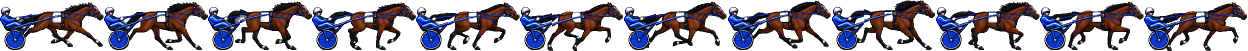
#> input picture mockups/pixel/fe12_cycle.png, 2496 x 101 px (shown at 1/2 size)
$ python hood_rigid.py
#> lines starting #> are read from the running program, lines starting #| are printed output that depends on the picture
"""One hood for every frame of the 208 runner cycle (then art/gear416.py doubles it for the 416 runner).

SpriteCook drew the hood afresh on each frame: the ears are covered on some frames and bare on others, and the back edge
sits anywhere from 30 to 40 pixels behind the nose, so in motion the hood grew down the neck and shrank back. Here one
well-drawn frame (TEMPLATE) is the hood: for each frame it is moved by however far the runner's head moved (found by
matching the head), and trimmed to the runner's outline, so the shape is the same on every frame and rides with the head.

  python art/hood_rigid.py   -> mockups/pixel/tack/hood12.png and hood12_mask.png (the originals kept as *.bak-rigid.png)
"""
import os
import shutil

import numpy as np
from PIL import Image

TACK = os.path.join(os.path.dirname(os.path.dirname(os.path.abspath(__file__))), "mockups", "pixel", "tack")
RUN = os.path.join(os.path.dirname(TACK), "fe12_cycle.png")
FW, N, TEMPLATE, SEARCH = 208, 12, 5, 8               # TEMPLATE: frame 6, a typical hood (ears covered, back edge 30 px)
HEAD = np.s_[0:45, 150:208]                            # where the head is, in every frame


def frame(a, k):
    return a[:, k * FW:(k + 1) * FW]


def roll(a, dy, dx):
    return np.roll(np.roll(a, dy, 0), dx, 1)


def head_shift(run, k):
    """How far the head in frame k sits from the template frame's head."""
    a, b = frame(run, TEMPLATE).astype(float), frame(run, k).astype(float)
    def miss(dy, dx):
        s = roll(a, dy, dx)
        both = (s[HEAD][..., 3] > 127) | (b[HEAD][..., 3] > 127)
        return (((s[HEAD][..., :3] - b[HEAD][..., :3]) ** 2).sum(-1) * both).sum()
    return min(((dy, dx) for dy in range(-SEARCH, SEARCH + 1) for dx in range(-SEARCH, SEARCH + 1)), key=lambda m: miss(*m))


if __name__ == "__main__":
    for name in ("hood12", "hood12_mask"):
        if not os.path.exists(os.path.join(TACK, name + ".bak-rigid.png")):
            shutil.copy(os.path.join(TACK, name + ".png"), os.path.join(TACK, name + ".bak-rigid.png"))
    run = np.asarray(Image.open(RUN).convert("RGBA"))
#> run is the input picture: shape (101, 2496, 4); mean R, G, B, A 26.8, 23, 33.6, 118.4
    hood = np.asarray(Image.open(os.path.join(TACK, "hood12.bak-rigid.png")).convert("RGBA"))
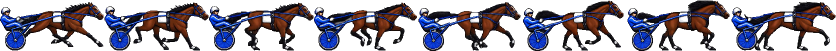
#> input picture mockups/pixel/fe8_cycle.png, 1672 x 102 px, given in place of hood12.bak-rigid.png, which was not available (shown at 1/2 size)
#> hood is the input picture: shape (102, 1672, 4); mean R, G, B, A 26.8, 23.2, 33.4, 118
    mask = np.asarray(Image.open(os.path.join(TACK, "hood12_mask.bak-rigid.png")).convert("L"))
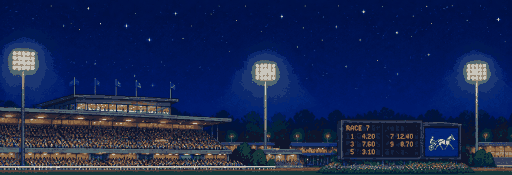
#> input picture mockups/pixel/backdrop.png, 512 x 175 px, given in place of hood12_mask.bak-rigid.png, which was not available
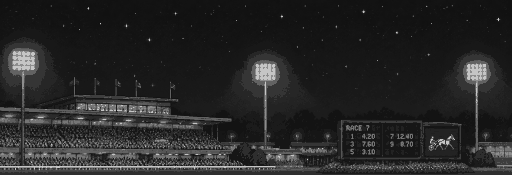
#> mask: shape (175, 512); min 17, max 197, mean 38.9
    out_h, out_m = np.zeros_like(hood), np.zeros_like(mask)
    moves = []
    for k in range(N):
        dy, dx = head_shift(run, k)
        moves.append((dy, dx))
        on = frame(run, k)[..., 3] > 127                                   # never past the runner's outline
        h, m = roll(frame(hood, TEMPLATE), dy, dx).copy(), roll(frame(mask, TEMPLATE), dy, dx).copy()
#> (the run stopped early here; a loop or call above may not have finished)
